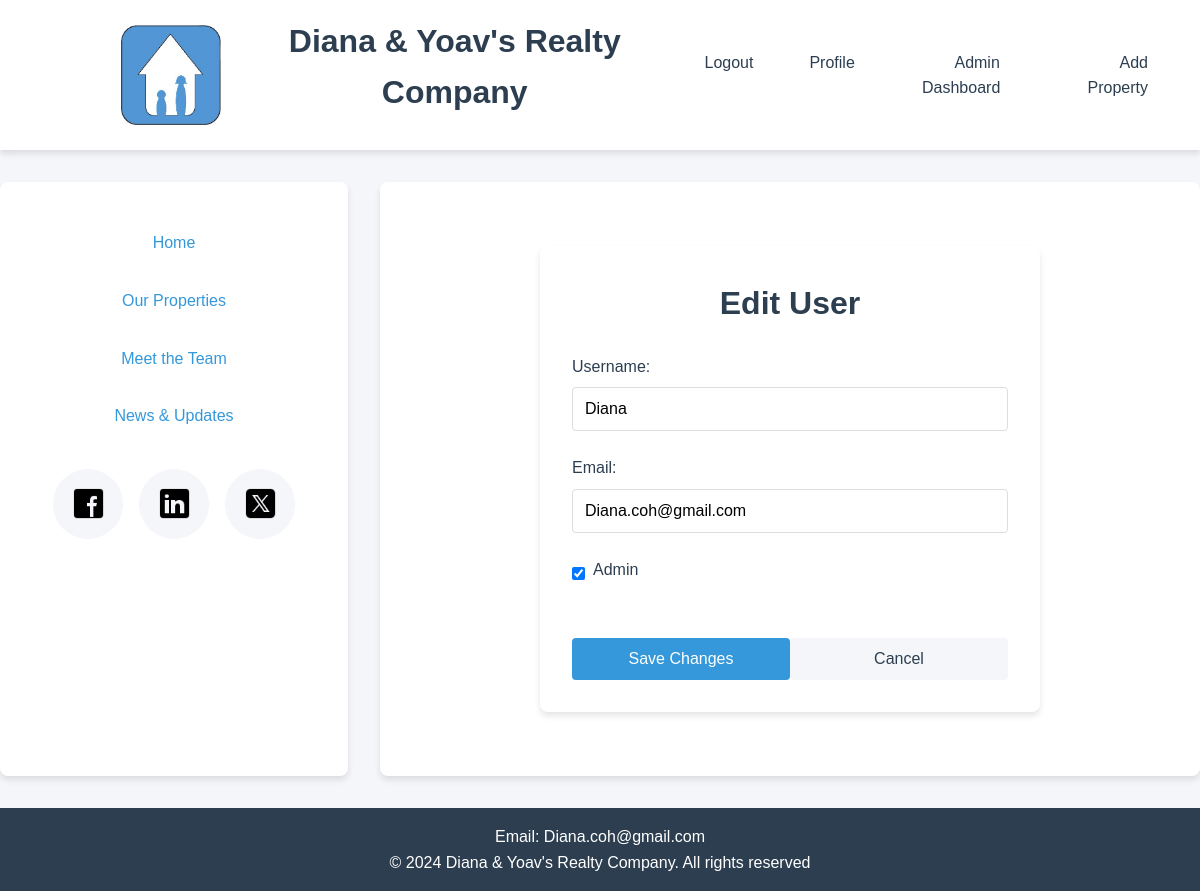
The app's page /admin/users/edit/2 (signed in) with its own data.
### app.py (models this page shows, shortened)
class User(db.Model, UserMixin):
    id = db.Column(db.Integer, primary_key=True)
    username = db.Column(db.String(150), nullable=False, unique=True)
    email = db.Column(db.String(150), nullable=False, unique=True)
    password = db.Column(db.String(150), nullable=False)
    is_admin = db.Column(db.Boolean, default=False)

### app.py (the view, shortened to what this page needs)
@app.route('/admin/users/edit/<int:user_id>', methods=['GET', 'POST'])
@login_required
def edit_user(user_id):
    user = User.query.get_or_404(user_id)
    form = EditUserForm(obj=user)
    return render_template('edit_user.html', user=user, form=form)

### app.py
class EditUserForm(FlaskForm):
    username = StringField('Username', validators=[DataRequired()])
    email = StringField('Email', validators=[DataRequired()])
    is_admin = BooleanField('Admin')
    submit = SubmitField('Save Changes')

### app.py (called while the page is built)
@login_manager.user_loader
def load_user(user_id):
    return User.query.get(int(user_id))

### templates/edit_user.html (shortened to what this page needs)
{% extends "base.html" %}
{% block content %}
<div class="container">
    <div class="edit-user-container">
        <h1 class="page-title">Edit User</h1>
        <form method="POST" action="{{ url_for('edit_user', user_id=user.id) }}" class="edit-user-form">
            <div class="form-group">
                <label for="username">Username:</label>
                <input type="text" id="username" name="username" value="{{ user.username }}" required class="form-control">
            </div>
            <div class="form-group">
                <label for="email">Email:</label>
                <input type="email" id="email" name="email" value="{{ user.email }}" required class="form-control">
            </div>
            <div class="form-group checkbox-group">
                <input type="checkbox" id="is_admin" name="is_admin" {% if user.is_admin %}checked{% endif %} class="form-checkbox">
                <label for="is_admin">Admin</label>
            </div>
            <div class="form-actions">
                <button type="submit" class="btn btn-primary">Save Changes</button>
                <a href="{{ url_for('admin_dashboard') }}" class="btn btn-secondary">Cancel</a>
            </div>
        </form>
    </div>
</div>
{% endblock %}

### static/style.css (style rules this page uses)
:root { --primary-color: #2c3e50; --secondary-color: #3498db; --accent-color: #e74c3c; --success-color: #2ecc71; --warning-color: #f1c40f; --danger-color: #e74c3c; --text-color: #333; --light-gray: #f5f6fa; --medium-gray: #95a5a6; --border-color: #dcdde1; --font-main: 'Arial', sans-serif; --transition: all 0.3s ease; --shadow: 0 4px 6px rgba(0, 0, 0, 0.1); }
* { margin: 0; padding: 0; box-sizing: border-box; }
body { font-family: var(--font-main); line-height: 1.6; color: var(--text-color); background-color: var(--light-gray); }
h1, h2, h3, h4, h5, h6 { color: var(--primary-color); margin-bottom: 1rem; text-align: center; }
a { color: var(--secondary-color); text-decoration: none; transition: var(--transition); }
.container { max-width: 1200px; margin: 0 auto; padding: 0 1rem; }
.form-group { margin-bottom: 1.5rem; }
.form-group label { display: block; margin-bottom: 0.5rem; color: var(--primary-color); font-weight: 500; }
.form-control { width: 100%; padding: 0.75rem; border: 1px solid var(--border-color); border-radius: 4px; font-size: 1rem; transition: var(--transition); }
.btn { display: inline-grid; margin-top: 1rem; padding: 0.5rem 1rem; border-radius: 4px; font-weight: 500; text-decoration: none; transition: var(--transition); cursor: pointer; border: none; font-size: 1rem; width: 300px; text-align: center; }
.btn-primary { background-color: var(--secondary-color); color: white; }
.btn-secondary { background-color: var(--light-gray); color: var(--primary-color); }
.page-title { font-size: 2rem; text-align: center; margin-bottom: 1.5rem; }
.btn-primary { display: inline-block; margin-top: 1rem; }
.edit-user-container { max-width: 500px; margin: 2rem auto; padding: 2rem; background-color: white; border-radius: 8px; box-shadow: var(--shadow); }
.edit-user-form .form-group { margin-bottom: 1.5rem; }
.checkbox-group { display: flex; align-items: center; }
.form-checkbox { margin-right: 0.5rem; }
.form-actions { display: flex; justify-content: space-between; margin-top: 2rem; }

### records on screen
User: username "Diana", email "Diana.coh@gmail.com", is_admin "☑"
